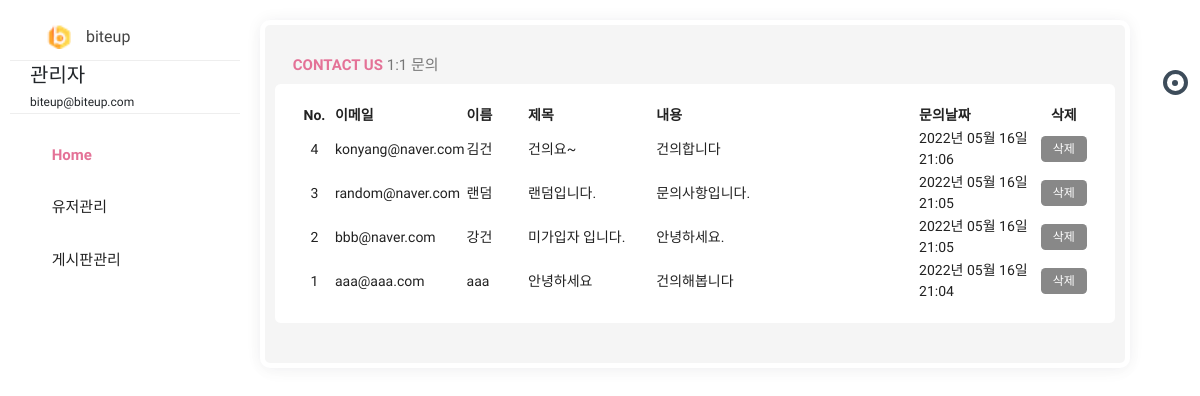
The app's page /admin/contact (signed in) with its own data.
### pybo/models.py (models this page shows)
class User(db.Model):
    id = db.Column(db.Integer, primary_key=True)
    username = db.Column(db.String(150), unique=True, nullable=False)
    password = db.Column(db.String(200), nullable=False)
    email = db.Column(db.String(120), unique=True, nullable=False)
    passwd_answer = db.Column(db.String(200), unique=True, nullable=False)
    location = db.Column(db.String(64), nullable=False)
    about_me = db.Column(db.Text(), nullable=False)
    create_date = db.Column(db.DateTime(), nullable=False)

class Contact(db.Model):
    id = db.Column(db.Integer, primary_key=True)
    email = db.Column(db.String(120), unique=True, nullable=False)
    username = db.Column(db.String(150), unique=True, nullable=False)
    subject = db.Column(db.String(200), nullable=False)
    message = db.Column(db.Text(), nullable=False)
    create_date = db.Column(db.DateTime(), nullable=False)

### pybo/views/admin_views.py (the view)
@bp.route('/contact', methods=('GET', 'POST'))
@login_required
def contact():
    if g.user.email == "biteup@biteup.com":
        contact_list = Contact.query.order_by(Contact.id.desc())
        return render_template('admin/admin_contactus.html', contact_list=contact_list)
    else:
        return '<script>alert("관리자의 권한이 없습니다.");location.href="/"</script>'

### pybo/filter.py (called while the page is built)
def format_datetime(value, fmt='%Y년 %m월 %d일 %H:%M'):
    return value.strftime(fmt)

### pybo/views/auth_views.py (called while the page is built)
@bp.before_app_request
def load_logged_in_user():
    user_id = session.get('user_id')
    if user_id is None:
        g.user = None
    else:
        g.user = User.query.get(user_id)

def login_required(view):
    @functools.wraps(view)
    def wrapped_view(**kwargs):
        if g.user is None:
            return redirect(url_for('auth.login'))
        return view(**kwargs)
    return wrapped_view

### pybo/templates/admin/admin_contactus.html (shortened to what this page needs)
{% extends 'admin.html' %}
{% block content %}
<div class="row clearfix">
    <div class="col-lg-12">
        <div class="card">
            <div class="header">
                <h2><strong><i class="zmdi zmdi-chart"></i> Contact Us </strong> 1:1 문의 </h2>
            </div>
            <div class="body">
                <table class="table_contact">
                    <thead>
                    <tr>
                        <th class="td_id">No.</th>
                        <th>이메일</th>
                        <th>이름</th>
                        <th>제목</th>
                        <th>내용</th>
                        <th>문의날짜</th>
                        <th class="td_delete">삭제</th>
                    </tr>
                    </thead>
                    <tbody>
                    {% for contact in contact_list %}
                    <tr>
                        <td class="td_id">{{ contact.id }}</td>
                        <td class="td_email">{{ contact.email }}</td>
                        <td class="td_username">{{ contact.username }}</td>
                        <td class="td_subject">{{ contact.subject }}</td>
                        <td class="td_message">{{ contact.message }}</td>
                        <td class="td_datetime">{{ contact.create_date|datetime }}</td>
                        <td class="td_delete">
                            <a href="{{ url_for('admin.contact_delete', contact_id=contact.id) }}" class="delete btn btn-sm btn-outline-secondary">삭제</a>
                        </td>
                    </tr>
                    {% endfor %}
                    </tbody>
                </table>
            </div>
        </div>
    </div>
</div>
{% endblock %}

### pybo/templates/admin.html (shortened to what this page needs)
<!doctype html>
<html class="no-js " lang="en">
<head>
    <link rel="stylesheet" href="{{ url_for('static', filename='css/bootstrap.min.css') }}"/>
    <link rel="stylesheet" href="{{ url_for('static', filename='css/jquery-jvectormap-2.0.3.min.css') }}"/>
    <link rel="stylesheet" href="{{ url_for('static', filename='css/plugin.css') }}"/>
    <link rel="stylesheet" href="{{ url_for('static', filename='css/morris.min.css') }}"/>
    <link rel="stylesheet" href="{{ url_for('static', filename='css/style.min.css') }}"/>
    <link rel="stylesheet" href="{{ url_for('static', filename='/admin_style.css') }}"/>
</head>
<body class="theme-blush">
<div class="navbar-right">
    <ul class="navbar-nav">
        <li><a href="#search" class="main_search" title="Search..."><i class="zmdi zmdi-search"></i></a></li>
        <li class="dropdown">
            <a href="javascript:void(0);" class="dropdown-toggle" title="Notifications" data-toggle="dropdown"
               role="button"><i class="zmdi zmdi-notifications"></i>
                <div class="notify"><span class="heartbit"></span><span class="point"></span></div>
            </a>
        </li>
        <li><a href="javascript:void(0);" class="js-right-sidebar" title="Setting"><i
                class="zmdi zmdi-settings zmdi-hc-spin"></i></a></li>
        <li><a href="{{ url_for('main.index') }}" class="mega-menu" title="Sign Out"><i class="zmdi zmdi-power"></i></a></li>
    </ul>
</div>
<aside id="leftsidebar" class="sidebar">
    <div class="navbar-brand">
        <button class="btn-menu ls-toggle-btn" type="button"><i class="zmdi zmdi-menu"></i></button>
        <a href="{{ url_for('admin.main') }}">
            <img src="{{ url_for('static', filename='icon.png') }}" width="25" alt="biteup">
            <span class="m-l-10">biteup</span></a>
    </div>
    <div class="menu">
        <ul class="list">
            <li>
                <div class="user-info">
                    <a class="image" href="profile.html"></a>
                    <div class="detail" style="text-align:left;">
                        <h4>{{ g.user.username }}</h4>
                        <small>{{ g.user.email }}</small>
                    </div>
                </div>
            </li>
            <li class="active open">
                <a href="{{ url_for('admin.main') }}"><i class="zmdi zmdi-home"></i>
                <span>Home</span>
            </a>
            </li>
            <li>
                <a href="javascript:void(0);" class="menu-toggle">
                    <i class="zmdi zmdi-apps"></i>
                    <span>유저관리</span></a>
            </li>
            <li>
                <a href="javascript:void(0);" class="menu-toggle"><i class="zmdi zmdi-folder"></i>
                    <span>게시판관리</span></a>
            </li>
        </ul>
    </div>
</aside>
<section class="content">
{% block content %}
{% endblock %}
</section>
</body>
</html>

### pybo/static/admin_style.css (style rules this page uses)
.table_contact { width:100%; }
.table_contact .td_id { width:5%;text-align:center; }
.table_contact .td_username { width:8%; }
.table_contact .td_email { width:12%; }
.table_contact .td_subject { width:17%; }
.table_contact .td_message { width:35%; }
.table_contact .td_datetime { width:15%; }
.table_contact .td_delete { width:8%; text-align:center; }

### records on screen
User: user.username "관리자", user.email "biteup@biteup.com"
Contact: id "4", email "konyang@naver.com", username "김건", subject "건의요~", message "건의합니다", create_date "2022년 05월 16일 21:06"
Contact: id "3", email "random@naver.com", username "랜덤", subject "랜덤입니다.", message "문의사항입니다.", create_date "2022년 05월 16일 21:05"
Contact: id "2", email "bbb@naver.com", username "강건", subject "미가입자 입니다.", message "안녕하세요.", create_date "2022년 05월 16일 21:05"
Contact: id "1", email "aaa@aaa.com", username "aaa", subject "안녕하세요", message "건의해봅니다", create_date "2022년 05월 16일 21:04"
